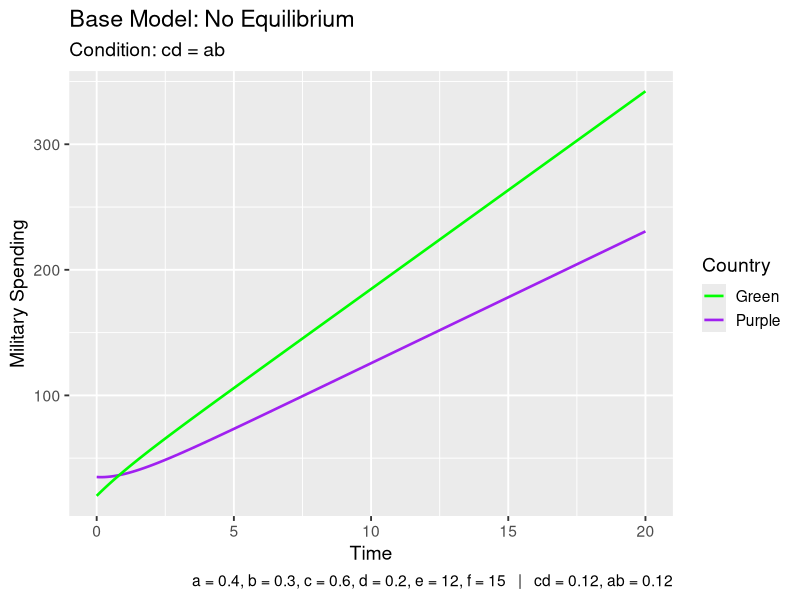
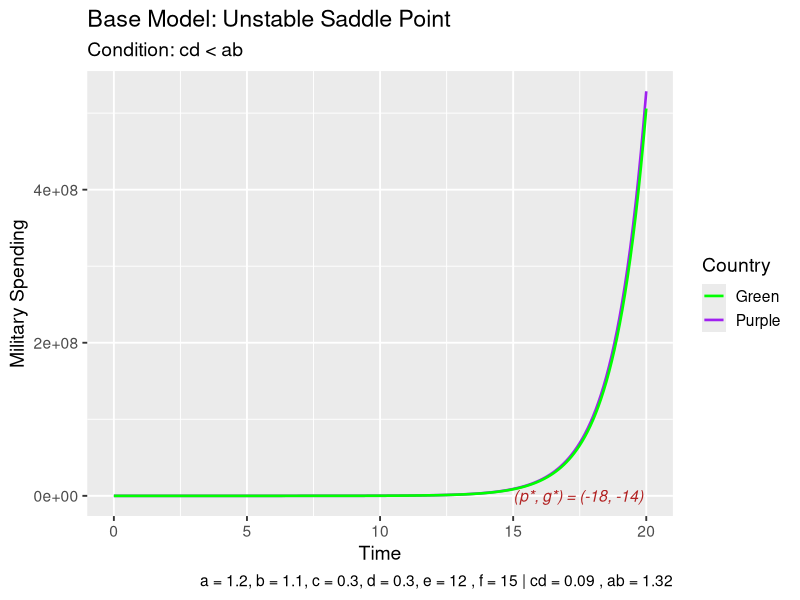
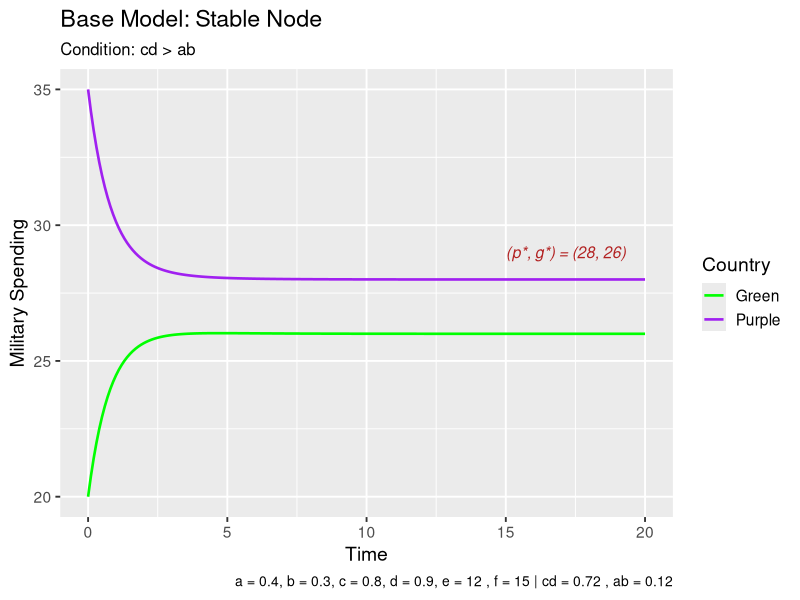
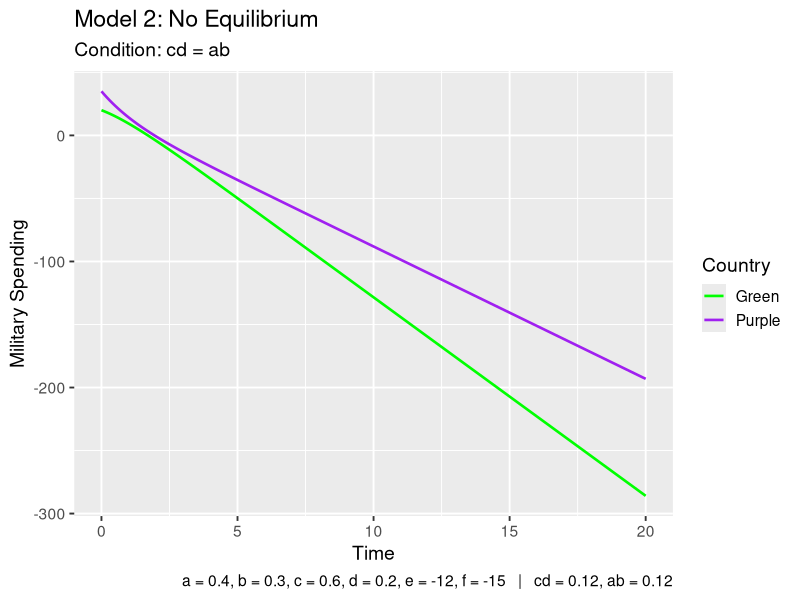

Source code (R) for these figures, in order: (Note: this script raises an error after producing the figures.)
####################
# Arms Race Model
####################

#load libraries
library(ggplot2)

#time values
t_vals <- seq(0, 20, by = 0.1)

#parameters
#values of e and f shift the equilibrium but do not change stability results - confirm
e <- 12
f <- 15

#initial conditions determine the starting point of the simulation
#values below or above equilibrium affect whether spending initially increases or decreases
#p0 <- 12
#g0 <- 15
p0 <- 35
g0 <- 20

#create matrix to store model values: simulated spending levels of Purple and Green, respectively
arms <- matrix(NA, nrow = 2, ncol = length(t_vals))
arms[,1] <- c(p0, g0)

#Euler's method to numerically simulate the arms race model
arms_model <- function(t_vals, arms, a, b, c, d, e, f){
  h <- t_vals[2] - t_vals[1]
  for(t in 2:length(t_vals)){
    
    p_prev <- arms[1, t-1]
    g_prev <- arms[2, t-1]
  
    dp <- a*g_prev - c*p_prev + e
    dg <- b*p_prev - d*g_prev + f
    
    p_new <- p_prev + h*dp
    g_new <- g_prev + h*dg
    
    arms[,t] <- c(p_new, g_new)
  }
  return(arms)
}


#equilibirum
equilibrium <- function(a, b, c, d, e, f) {
  denom <- c*d - a*b
  if (abs(denom) < 1e-10) return(NULL)
  
  p_star <- (d*e + a*f) / denom
  g_star <- (b*e + c*f) / denom
  
  return(c(p_star = p_star, g_star = g_star))
}

#Model 1 - Condition: cd = ab, (e,f) >0
model1 <- arms_model(t_vals, arms, a = 0.4, b = 0.3, c = 0.6, d = 0.2, e, f)

soln1 <- data.frame(
  time = t_vals,
  purple = model1[1,],
  green = model1[2,]
)

ggplot(soln1) +
  geom_line(aes(x = time, y = purple, colour = "Purple"), linewidth = 0.9) +
  geom_line(aes(x = time, y = green, colour = "Green"), linewidth = 0.9) +
  
  labs(
    title = "Base Model: No Equilibrium",
    subtitle = "Condition: cd = ab",
    x = "Time",
    y = "Military Spending",
    colour = "Country",
    caption = paste0(
      "a = 0.4, b = 0.3, c = 0.6, d = 0.2, e = ", e, ", f = ", f,
      "   |   cd = ", round(0.6*0.2,2),
      ", ab = ", round(0.4*0.3,2)
    )
  ) +
  
  scale_colour_manual(values = c("Purple" = "purple", "Green" = "green")) +
  
  theme_gray(base_size = 14)

#Model 2 - Condition: cd < ab , +ve e,f
model2 <- arms_model(t_vals, arms, a = 1.2, b = 1.1, c = 0.3, d = 0.3, e, f)
#Plot Model 2
soln2 <- data.frame(
  time = t_vals,
  purple = model2[1,],
  green = model2[2,]
)

eq2 <- equilibrium(a = 1.2, b = 1.1, c = 0.3, d = 0.3, e = e, f = f)

ggplot(soln2) +
  geom_line(aes(x = time, y = purple, colour = "Purple"), linewidth = 0.9) +
  geom_line(aes(x = time, y = green, colour = "Green"), linewidth = 0.9) +
  
  #equilibrium label
  annotate("text",
           x = max(t_vals)*0.75,
           y = eq2["p_star"] + 1,
           label = paste0("(p*, g*) = (",
                          round(eq2["p_star"],0), ", ",
                          round(eq2["g_star"],0), ")"),
           hjust = 0,
           size = 4,
           colour = "firebrick",
           fontface = "italic") +
  
  labs(
    title = "Base Model: Unstable Saddle Point",
    subtitle = "Condition: cd < ab",
    x = "Time",
    y = "Military Spending",
    colour = "Country",
    caption = paste("a = 1.2, b = 1.1, c = 0.3, d = 0.3, e =", e, ", f =", f,
                    "| cd =", round(0.3*0.3,2), ", ab =", round(1.2*1.1,2))
  ) +
  scale_colour_manual(values = c("Purple" = "purple", "Green" = "green")) +
  theme_gray(base_size = 14)

#Model 3: Condition: cd > ab
model3 <- arms_model(t_vals, arms, a = 0.4, b = 0.3, c = 0.8, d = 0.9, e, f)

soln3 <- data.frame(
  time = t_vals,
  purple = model3[1,],
  green = model3[2,]
)

eq3 <- equilibrium(a = 0.4, b = 0.3, c = 0.8, d = 0.9, e = e, f = f)

ggplot(soln3) +
  geom_line(aes(x = time, y = purple, colour = "Purple"), linewidth = 0.9) +
  geom_line(aes(x = time, y = green, colour = "Green"), linewidth = 0.9) +
  
  #equilibrium label
  annotate("text",
           x = max(t_vals)*0.75,
           y = eq3["p_star"] + 1,
           label = paste0("(p*, g*) = (",
                          round(eq3["p_star"],0), ", ",
                          round(eq3["g_star"],0), ")"),
           hjust = 0,
           size = 4,
           colour = "firebrick",
           fontface = "italic") +
  
  labs(
    title = "Base Model: Stable Node",
    subtitle = "Condition: cd > ab",
    x = "Time",
    y = "Military Spending",
    colour = "Country",
    caption = paste("a = 0.4, b = 0.3, c = 0.8, d = 0.9, e =", e, ", f =", f,
                    "| cd =", round(0.8*0.9,2), ", ab =", round(0.4*0.3,2))
  ) +
  
  scale_colour_manual(values = c("Purple" = "purple", "Green" = "green")) +
  
  theme_gray(base_size = 14) +
  theme(
    plot.title = element_text(face = "plain"),
    plot.subtitle = element_text(size = 12),
    legend.position = "right",
    plot.caption = element_text(size = 10)
  )


#Model 1 - Condition: cd = ab, (e,f) < 0
model1_neg <- arms_model(t_vals, arms, a = 0.4, b = 0.3, c = 0.6, d = 0.2, e=-e, f=-f)

eq1 <- equilibrium(a = 0.4, b = 0.3, c = 0.6, d = 0.2, e = -e, f = -f) 
## Returns null so I'm going to delete logic for
## plotting equilibriums

soln1_neg <- data.frame(
  time = t_vals,
  purple = model1_neg[1,],
  green = model1_neg[2,]
)

ggplot(soln1_neg) +
  geom_line(aes(x = time, y = purple, colour = "Purple"), linewidth = 0.9) +
  geom_line(aes(x = time, y = green, colour = "Green"), linewidth = 0.9) +

  labs(
    title = "Model 2: No Equilibrium",
    subtitle = "Condition: cd = ab",
    x = "Time",
    y = "Military Spending",
    colour = "Country",
    caption = paste0(
      "a = 0.4, b = 0.3, c = 0.6, d = 0.2, e = ", -e, ", f = ", -f,
      "   |   cd = ", round(0.6*0.2,2),
      ", ab = ", round(0.4*0.3,2)
    )
  ) +
  
  scale_colour_manual(values = c("Purple" = "purple", "Green" = "green")) +
  
  theme_gray(base_size = 14)


#Model 2 - Condition: cd < ab , (e,f) < 0
model2_neg <- arms_model(t_vals, arms, a = 1.2, b = 1.1, c = 0.3, d = 0.3, e, f)
#Plot Model 2
soln2 <- data.frame(
  time = t_vals,
  purple = model2_neg[1,],
  green = model2_neg[2,]
)

eq2 <- equilibrium(a = 1.2, b = 1.1, c = 0.3, d = 0.3, e = -e, f = -f)

ggplot(soln2) +
  geom_line(aes(x = time, y = purple, colour = "Purple"), linewidth = 0.9) +
  geom_line(aes(x = time, y = green, colour = "Green"), linewidth = 0.9) +
  
  #equilibrium label
  abline()
  annotate("text",
           x = max(t_vals)*0.75,
           y = eq2["p_star"] + 1,
           label = paste0("(p*, g*) = (",
                          round(eq2["p_star"],0), ", ",
                          round(eq2["g_star"],0), ")"),
           hjust = 0,
           size = 4,
           colour = "firebrick",
           fontface = "italic") +
  
  labs(
    title = "Model 2: Unstable Saddle Point",
    subtitle = "Condition: cd < ab",
    x = "Time",
    y = "Military Spending",
    colour = "Country",
    caption = paste("a = 1.2, b = 1.1, c = 0.3, d = 0.3, e =", -e, ", f =", -f,
                    "| cd =", round(0.3*0.3,2), ", ab =", round(1.2*1.1,2))
  ) +
  scale_colour_manual(values = c("Purple" = "purple", "Green" = "green")) +
  theme_gray(base_size = 14)

#Model 3: Condition: cd > ab, (e,f) < 0
model3_neg <- arms_model(t_vals, arms, a = 0.4, b = 0.3, c = 0.8, d = 0.9, -e, -f)

soln3_neg <- data.frame(
  time = t_vals,
  purple = model3_neg[1,],
  green = model3_neg[2,]
)

eq3 <- equilibrium(a = 0.4, b = 0.3, c = 0.8, d = 0.9, e = -e, f = -f)

ggplot(soln3) +
  geom_line(aes(x = time, y = purple, colour = "Purple"), linewidth = 0.9) +
  geom_line(aes(x = time, y = green, colour = "Green"), linewidth = 0.9) +
  
  #equilibrium label
  annotate("text",
           x = max(t_vals)*0.75,
           y = eq3["p_star"] + 1,
           label = paste0("(p*, g*) = (",
                          round(eq3["p_star"],0), ", ",
                          round(eq3["g_star"],0), ")"),
           hjust = 0,
           size = 4,
           colour = "firebrick",
           fontface = "italic") +
  
  labs(
    title = "Model 2: Stable Node",
    subtitle = "Condition: cd > ab",
    x = "Time",
    y = "Military Spending",
    colour = "Country",
    caption = paste("a = 0.4, b = 0.3, c = 0.8, d = 0.9, e =", -e, ", f =", -f,
                    "| cd =", round(0.8*0.9,2), ", ab =", round(0.4*0.3,2))
  ) +
  
  scale_colour_manual(values = c("Purple" = "purple", "Green" = "green")) +
  
  theme_gray(base_size = 14) +
  theme(
    plot.title = element_text(face = "plain"),
    plot.subtitle = element_text(size = 12),
    legend.position = "right",
    plot.caption = element_text(size = 10)
  )
  
####################################
### Phase Diagrams for each Case ###
####################################

# Phase diagram for Case 1 e,f >0
plot(model1[1,], model1[2,],
     type="l",
     col="blue",
     lwd=2,
     xlab="Purple spending p(t)",
     ylab="Green spending g(t)",
     main="Phase Diagram: Case 1")
points(p0, g0, col="red", pch=19)  # starting point
text(p0, g0, "Start", pos=4)

# Phase diagram for Case 1 e,f < 0
plot(model1_neg[1,], model1_neg[2,],
     type="l",
     col="blue",
     lwd=2,
     xlab="Purple spending p(t)",
     ylab="Green spending g(t)",
     main="Phase Diagram: Case 1")
points(p0, g0, col="red", pch=19)  # starting point
text(p0, g0, "Start", pos=4)

# Phase diagram for Case 2
plot(model2[1,], model2[2,],
     type="l",
     col="blue",
     lwd=2,
     xlab="Purple spending p(t)",
     ylab="Green spending g(t)",
     main="Phase Diagram: Case 2")
points(p0, g0, col="red", pch=19)  # starting point
text(p0, g0, "Start", pos=4)

#Phase diagram for Case 3
plot(model3[1,], model3[2,],
     type="l",
     col="blue",
     lwd=2,
     xlab="Purple spending p(t)",
     ylab="Green spending g(t)",
     main="Phase Diagram: Case 3")
points(p0, g0, col="red", pch=19)  # starting point
text(p0, g0, "Start", pos=4)
